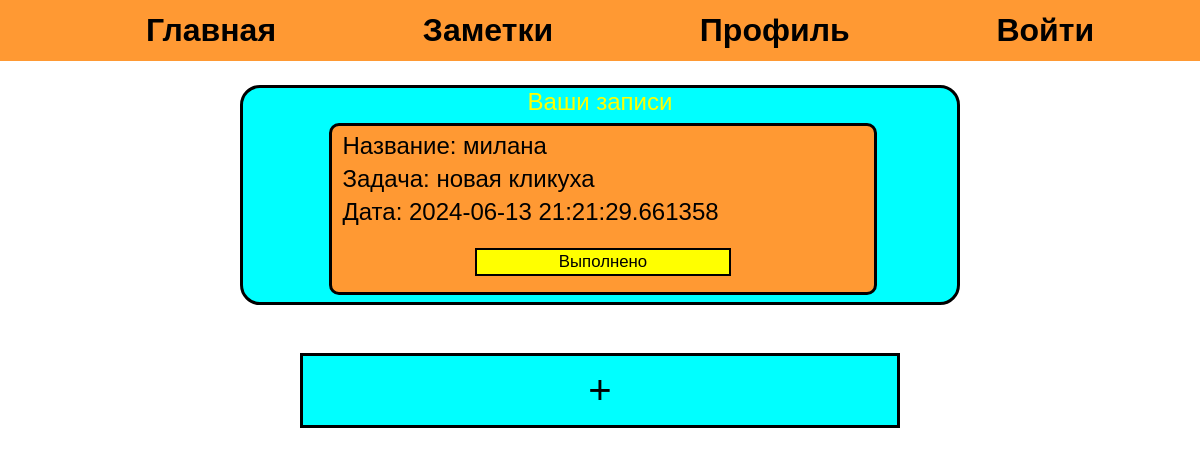
The app's page /notes (signed in) with its own data.
### main.py (models this page shows, shortened)
class Notes(db.Model):
    __tablename__ = 'notes'
    id = db.Column(db.Integer, primary_key=True)
    note_id = db.Column(db.Integer, db.ForeignKey('users.id_'))
    title = db.Column(db.String(20), nullable=False)
    task = db.Column(db.String(150), nullable=False)
    time = db.Column(db.DateTime, default=datetime.datetime.utcnow)

### main.py (the view, shortened to what this page needs)
@app.route('/notes', methods=['GET', 'POST'])
@login_required
def notes():
    form = AddNote()
    user = UserLogin().get_user_by_email(session['email'], Users)
    all_notes = Notes.query.filter_by(note_id=user.id_).all()
    return render_template('notes.html', title='заметки', menu=main_menu, form=form, notes=all_notes)

### main.py (called while the page is built)
@login_manager.user_loader
def load_user(user_id):
    return UserLogin().from_db(user_id, Users)

### users.py (called while the page is built)
    def from_db(self, user_id, db):
        try:
            self.__user = db.query.filter_by(id_=user_id)
        except Exception as error:
            print(f'ХУЕТА {error}')
        return self

    @staticmethod
    def get_user_by_email(email, db):
        user = False
        try:
            user = db.query.filter_by(email=email).first()
        except Exception as error:
            print(f'ошибочка в get_user_by_email {error}')
        return user

### templates/notes.html (shortened to what this page needs)
{% extends 'forms.html' -%}
{% block content -%}
{{ super() }}
<div class="my_notes">
    <p style="color: yellow;">Ваши записи</p>
    {% for note in notes -%}
    <form action="/complite/{{note.id}}" method="post">
        <div class="note">
            <p class="note_text">Название: {{note.title}}</p>
            <p class="note_text">Задача: {{note.task}}</p>
            <p class="note_text">Дата: {{note.time}}</p>
            <button id="complite_button" type="submit">Выполнено</button>
        </div>
    </form>
    {% endfor -%}
</div>
<div id="add_button">
    <button onclick="open_form()" class="add_note_button">+</button>
</div>
{% endblock content -%}

### static/css/styles.css (style rules this page uses)
* { margin: 0%; font-family: 'Montserrat', sans-serif; text-align: center; }
#submit, #complite_button { margin: 3%; padding: 2px 15%; font-size: 70%; background-color: yellow; border: solid, black, 2px; transition: 0.2s; }
.add_note_button { width: 50%; font-size: 250%; background-color: aqua; padding: 1%; margin: 2%; margin-bottom: 0%; border: solid, black; transition: 0.2s; }
.my_notes { border-radius: 20px; border: solid, black; margin: 10% 20% 20%; margin-top: 2%; margin-bottom: 2%; text-align: center; font-size: 150%; background-color: aqua; min-width: 100px; }
.note { border-radius: 10px; border: solid, black; background-color: #FF9933; width: 76%; margin-left: 12%; margin-top: 1%; margin-bottom: 1%; }
.note_text { text-align: left; margin-left: 2%; margin-top: 1%; margin-bottom: 1%; }

### records on screen
Notes: title "милана", task "новая кликуха", time "2024-06-13 21:21:29.661358"

### other values on screen
{{ m.title }} "Главная" "Заметки" "Профиль" "Войти"
